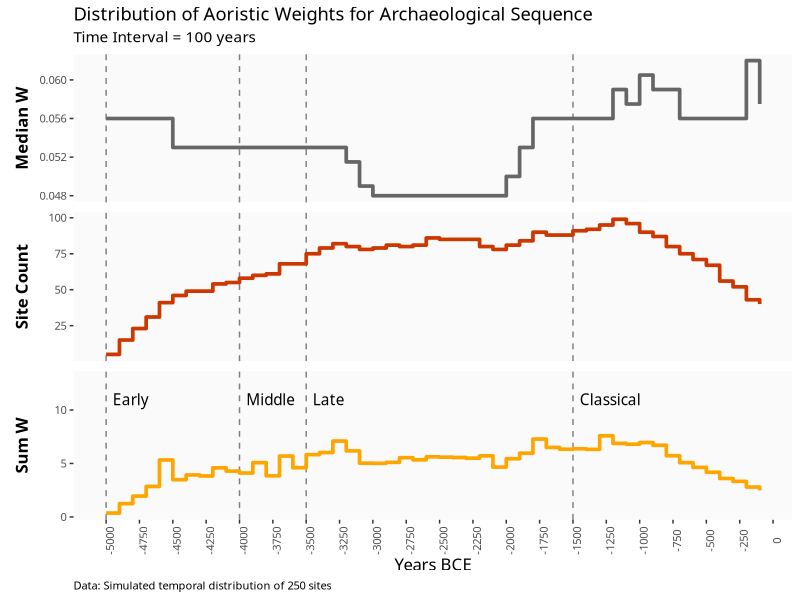
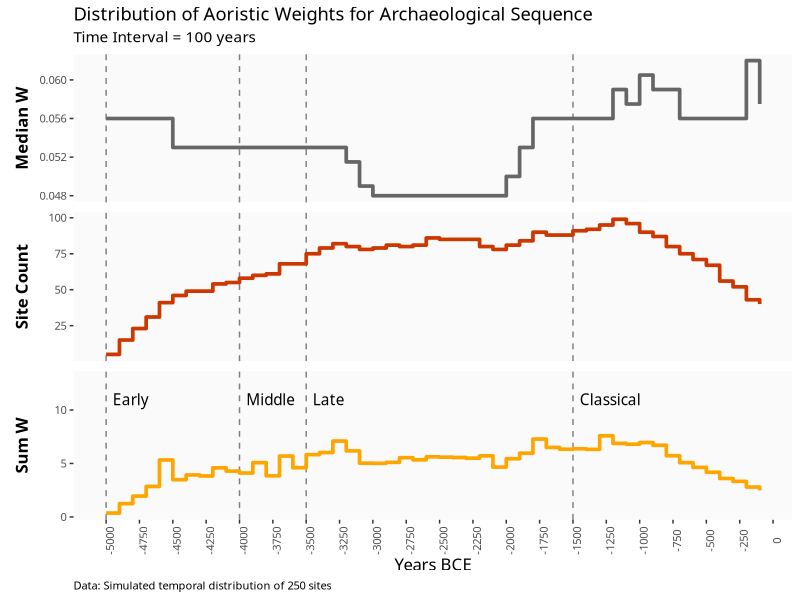

Reproduce these figures in R, in order.
##########################
# my first attempt at making this work.  This code works, but is not very effiecient
# I'll leave this as is, but the better implimentation is to use the 
# aorist function I wrote with all data.table and data.table::foverlaps()
# It is by far the fastest way to go (without better math or deep parallelization)
########################

# http://stackoverflow.com/a/17257422/2259277
number_ticks <- function(n){
  function(limits) pretty(limits, n)
}

library("ggplot2")
library("dplyr")
library("data.table")
library("tidyr")
library("reshape2")
library("scales")

time_step_size <- 100 # years
seq_begin <- -5000
seq_end   <- 0
sim_site_count <- 250

periods <- data.frame(
  period = c("a","b","c","d"),
  begin  = c(-5000, -4000, -3500, -1500),
  end    = c(-4000, -3500, -1500, -100)) %>%
  mutate(duration = abs(begin - end))

time_steps <- data.frame(
  step  = seq(1:(abs(seq_begin)/time_step_size)),
  begin = seq(seq_begin,(seq_end-time_step_size), by = time_step_size),
  end   = seq((seq_begin+time_step_size),seq_end, by = time_step_size))

# sites <- data.frame(
#   name  = c("Site_1", "Site_2", "Site_3", "Site_4"),
#   begin = c(-3500, -2000, -4800, -3600),
#   end   = c(-1500, -1500, -1200, -1800)) %>%
#   mutate(s_duration = abs(begin - end))

sites <- data.frame(
  name  = seq(1:sim_site_count),
  begin = sample(seq(-5000,-1000, by = 100), sim_site_count, replace = TRUE)) %>%
  mutate(end = begin + sample(seq(100, 3000, by = 100),
                              length(begin), replace = TRUE),
         end = ifelse(end > 0, 0, end))

# join by range using data.table::foverlaps()
time_steps_DT <- time_steps
sites_DT <- sites
setDT(time_steps_DT)
setDT(sites_DT)
setkey(time_steps_DT, begin, end)

# create overlap and report site and time_step
# problem is, this include periods that only overlap by being/end value
# that is: a site dated 1,500 - 1000 will pick up periods on either end 
# of the start/end if they fall on end/start of periods 
# e.g. period 2,500 to 1,500 would be pickedup because the single year of 1,500 overlaps
# but the site is clearly not in the 2,500 to 1,500 period.
# fiter to remove any periods that attach by the single begin/end date overlap
# (could figure out how to do this for index is needed)
overlap_names <- data.table::foverlaps(sites_DT, time_steps_DT, type = "any", which = FALSE) %>%
  filter(i.begin != end & i.end != begin)

# Calculate weights
# summarise weights by step size
# join in time_steps and NA -> 0 for steps with no sites
weights <- overlap_names %>%
  data.frame() %>%
  group_by(name) %>%
  mutate(site_count = n(),
         # W = (1/site_count),
         W = (time_step_size / abs(i.end - i.begin)),
         W = round(W,3)) %>%
  arrange(name, step)

W_site <- weights %>%
  group_by(name) %>%
  summarise(site_W = mean(W))

W_timestep <- weights %>%
  group_by(step) %>%
  summarise(step_W = sum(W),
            median_step_W = median(W),
            site_count = n()) %>%
  right_join(., time_steps) %>%
  replace_na(list(step_W = 0, site_count = 0, median_step_W = 0))

## Sum W to 1 test == PASS!
overlap_names %>%
  data.frame() %>%
  group_by(name) %>%
  mutate(site_count = n(),
         W = (1/site_count),
         W = round(W,3)) %>%
  summarise(w_sum = sum(W)) %>%
  summary()

plot_dat <- W_timestep %>%
  dplyr::select(begin, step_W, median_step_W, site_count) %>%
  rename(`Sum W` = step_W, `Median W` = median_step_W, 
         `Site Count` = site_count) %>%
  melt(id = "begin")

text_df <- data.frame(begin = c(periods$begin + 50, -3000), 
                      value = c(11,11,11,11,13),
                      txt = c("Early", "Middle", "Late", "Classical",""),
                      variable = "Sum W")

ggplot(plot_dat,aes(x = begin, y = value, color = variable)) +
  geom_vline(xintercept = periods$begin, 
             linetype = 2, color = "gray50", size = 0.50) +
  geom_step(size = 1.25) +
  scale_color_manual(values = c("orange", "gray40", "orangered3")) +
  geom_text(data = text_df, color = "black",
            aes(label = txt), hjust = "left",
            family = "TrebuchetMS-Italic") +
  theme_bw() +
  scale_x_continuous(breaks=seq(-5000,0,by = 250)) +
  facet_wrap(~variable, scale = "free_y", 
             nrow = 3, strip.position = "left") +
  labs(title="Distribution of Aoristic Weights for Archaeological Sequence",
       subtitle="Time Interval = 100 years",
       caption="Data: Simulated temporal distribution of 250 sites",
       x = "Years BCE") +
  ylab(NULL) +
  theme(
    strip.placement = "outside",
    strip.background = element_blank(),
    strip.text = element_text(colour = "black", size = 12, face = "bold", 
                              family = "Trebuchet MS"),
    axis.text.x = element_text(angle = 90, size = 8, family = "Trebuchet MS"),
    axis.text.y = element_text(size = 8, family = "Trebuchet MS"),
    # axis.ticks.y = element_blank(),
    axis.title = element_text(size = 12, family = "Trebuchet MS"),
    plot.caption = element_text(size = 8, hjust=0, margin=margin(t=5), 
                                family = "Trebuchet MS"),
    plot.title=element_text(family="TrebuchetMS-Bold"),
    plot.subtitle=element_text(family="TrebuchetMS-Italic"),
    legend.position="none",
    panel.grid.major = element_blank(),
    panel.grid.minor = element_blank(),
    panel.border = element_blank(),
    panel.background = element_rect(fill = "gray98"),
    panel.spacing = unit(0.5, "lines")
  )

ggsave("/Users/mattharris/Dropbox/R/gomez_etal_spatio_temporal/sim_aoristic.png", 
       width = 8, height = 5)










